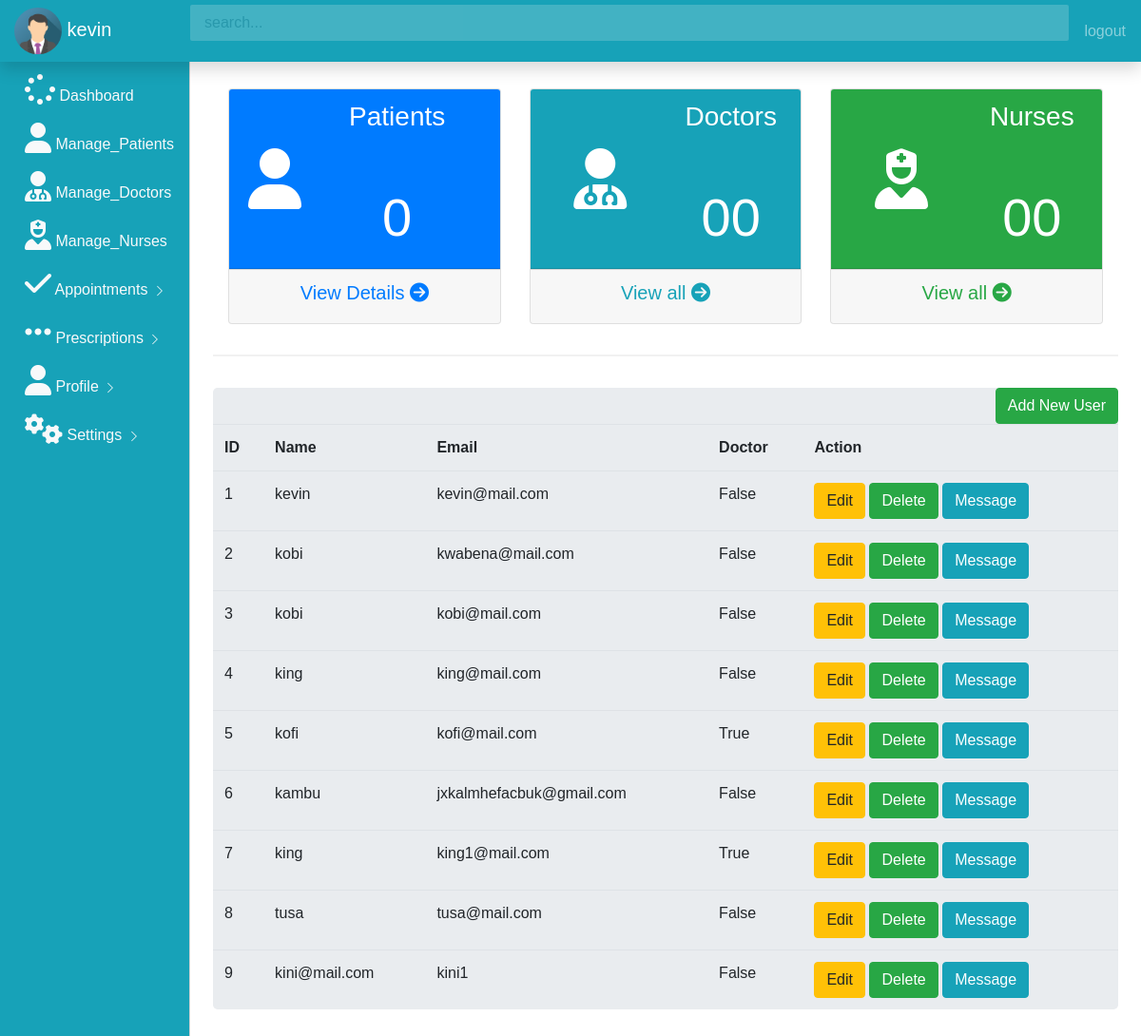
Before: /get_users (signed in) with the older database file.
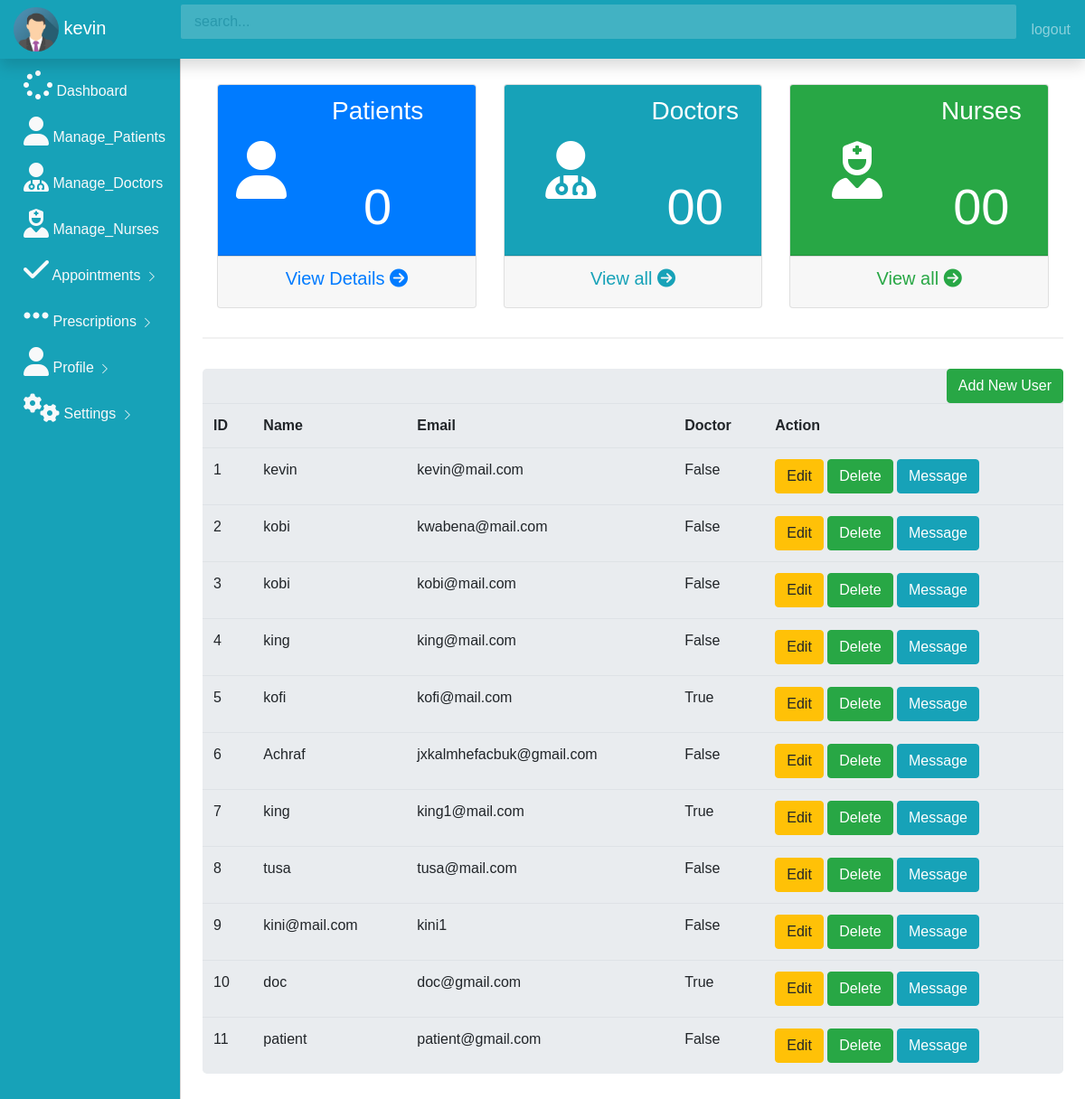
After: the same page with the newer database file.
### app.py (models this page shows, shortened)
class User(UserMixin, db.Model):
    id = db.Column(db.Integer, primary_key=True)
    username = db.Column(db.String(100))
    email = db.Column(db.String(100), unique=True)
    password = db.Column(db.String(100))
    doctor = db.Column(db.Boolean)
    admin = db.Column(db.Boolean)
    work = db.Column(db.String(100))
    country = db.Column(db.String(100))
    image = db.Column(db.String(100))
    @property
    def unhashed_password(self):
        raise AttributeError('cannot view unhased password')
    appointment_by = db.relationship('Appointments',
                                     foreign_keys='Appointments.asked_by_id',
                                     backref='asker',
                                     lazy=True
                                     )
    Receive_by = db.relationship('Notiication',
                                 foreign_keys='Notiication.receive_by_id',
                                 backref='reciever',
                                 lazy=True
                                 )
    Sender_by = db.relationship('Notiication',
                                foreign_keys='Notiication.doctor_id',
                                backref='sender',
                                lazy=True
                                )
    answers_requested = db.relationship('Appointments',
                                        foreign_keys='Appointments.doctor_id',
                                        backref='expert',
                                        lazy=True
                                        )

### app.py (the view)
@app.route('/get_users')
@login_required
def get_users():
    conn = sqlite3.connect('hosp.db')
    usees = User.query.all()
    owner = User.query.filter_by(
        email=current_user.email, password=current_user.password, admin=True).first()
    if not owner:
        flash("The logins provided is not an admin!")
        return redirect(url_for('home'))
    else:
        return render_template('users.html', users=usees)

### app.py (called while the page is built)
@login_manager.user_loader
def load_user(user_id):
    return User.query.get(int(user_id))

### templates/users.html
{% include 'admin_dash.html' %}
{% block body %}
<main role="main" class="col-md-9 ml-sm-auto col-lg-10 px-4">
    <hr>
<div class=" row">
    <div class="col-sm-12">
        <div class = "jumbotron p-0">
            <h2> <button type="button" class="btn btn-success float-right" data-toggle = "modal" data-target ="#modalPatient">Add New User </button></h2>
            <table class=" table table-hover ">
                <tr>
                    <th>ID</th>
                    <th>Name</th>
                    <th>Email</th>
                    <th>Doctor</th>
                    <th>Action</th>
                </tr>
                {% for row in users %}
                <tr>
                    <td> {{row.id}}</td>
                    <td> {{row.username}}</td>
                    <td> {{row.email}}</td>
                    <td> {{row.doctor}}</td>
                    <td>
                        <a href="/update/{{row.id}}" class="btn btn-warning btn-xs" data-toggle="modal" data-target="#modaledit{{row.id}}">Edit</a>
                        <a href="/delete/{{row.id}}" class="btn btn-success btn-xs"  onclick="return confirm('Are you sure to delete?')">Delete</a>
                        <a href="/delete/{{row.id}}" class="btn btn-info btn-xs"  onclick="return confirm('Are you sure to delete?')">Message</a>
                    </td>
                </tr>
                {% endfor %}
</table>
</div>
</div>
</div>
</main>
{% endblock %}

### templates/admin_dash.html (shortened to what the changed rows need)
<!doctype html>
<html lang="en">
  <head>
    <link rel="stylesheet" href="https://stackpath.bootstrapcdn.com/bootstrap/4.5.2/css/bootstrap.min.css">
    <link rel="stylesheet" href="./static/css/dashboard.css">
    <link rel="stylesheet" href="https://cdn.datatables.net/1.10.22/css/jquery.dataTables.min.css">
  </head>
  <body> {%block body%}
    <nav class="navbar navbar-dark bg-info fixed-top flex-md-nowrap p-0 shadow">
        <a class="navbar-brand col-sm-3 col-md-2 mr-0" href="#">
          <img src="{{url_for('static', filename ='img_avatar.png')}}" alt="Avatar" style="width:50px;border-radius: 50%;">
          {{current_user.username}}
          </a>
        <input type="text" class="form-control form-control-primary w-100" placeholder="search...">
        <ul class=" navbar-nav px-3">
            <li class="nav-item text-nowrap">
            </li>
        </ul>
      </nav>
    {% endblock %}
  </body>
</html>

Changed rows visible on the page:
changed User "jxkalmhefacbuk@gmail.com": username "kambu" → "Achraf"
added User: id "10", username "doc", email "doc@gmail.com", doctor "True"
added User: id "11", username "patient", email "patient@gmail.com", doctor "False"
